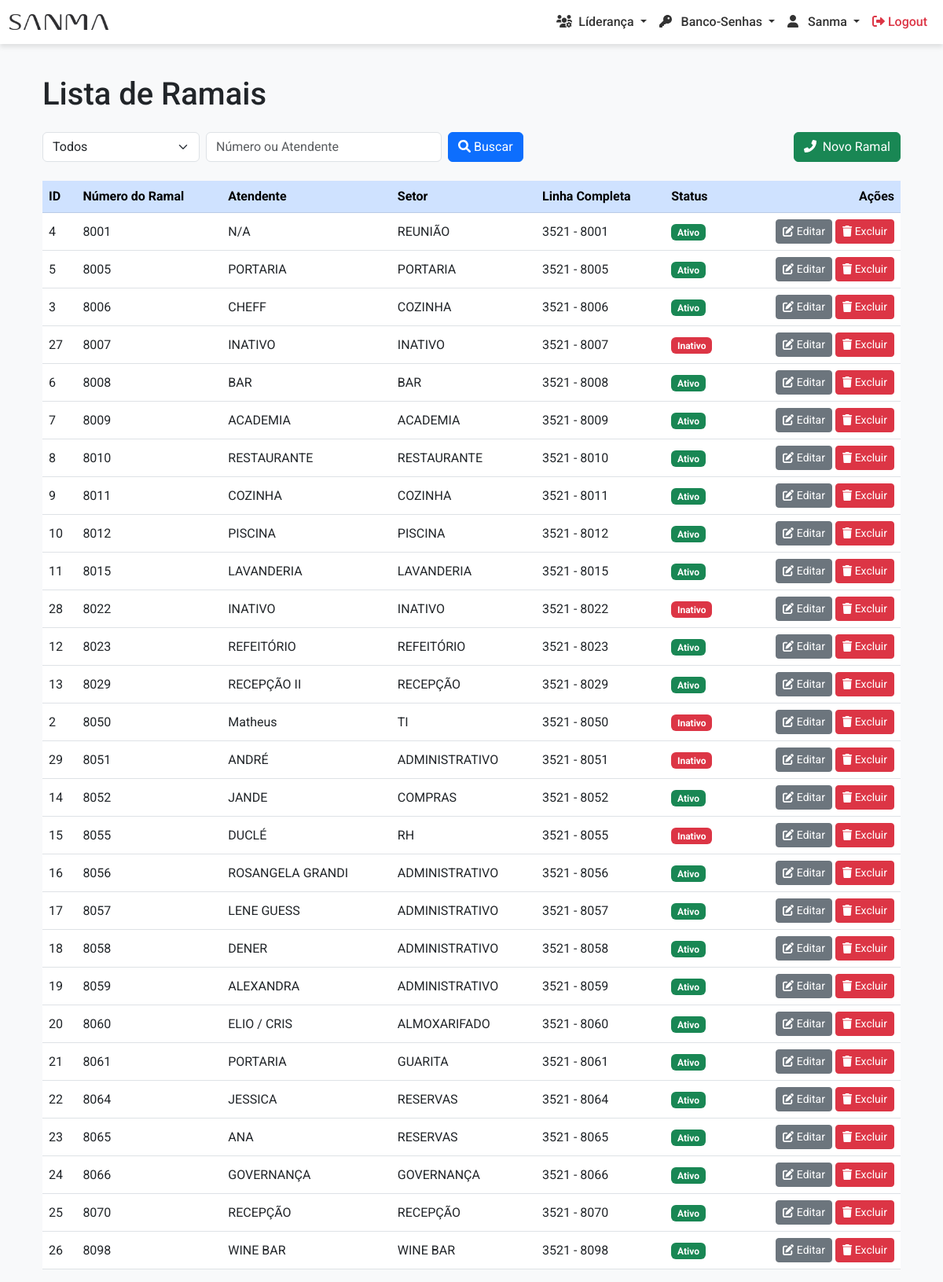
/ramais/ (signed in), run on the app's committed database.
### ramais/models.py (models this page shows, shortened)
class Ramal(models.Model):
    numero_ramal = models.CharField(max_length=10, unique=True)
    linha_completa = models.CharField(max_length=20)
    grupo = models.ForeignKey(Group, on_delete=models.CASCADE, related_name='ramais')
    atendente = models.CharField(max_length=100)
    ativo = models.BooleanField(default=True)  # Novo campo 'ativo', padrão é True (ativo)

### ramais/views.py (the view)
# urls.py: path('', views.listar_ramais, name='listar_ramais'),
@login_required
def listar_ramais(request):
    status = request.GET.get('status', 'todos')  # Default 'todos'
    search = request.GET.get('search', '')
    ramais = Ramal.objects.all()
    if status != 'todos':
        if status == 'ativos':
            ramais = ramais.filter(ativo=True)
        elif status == 'inativos':
            ramais = ramais.filter(ativo=False)
    if search:
        ramais = ramais.filter(
            Q(numero_ramal__icontains=search) | Q(atendente__icontains=search)
        )
    ramais = ramais.order_by('numero_ramal')
    return render(request, 'ramais/listar_ramais.html', {'ramais': ramais})

### templates/ramais/listar_ramais.html (shortened to what this page needs)
{% extends 'core/base.html' %}
{% load static %}
{% block content %}
<div class="container mt-4">
    <h1 class="mb-4">Lista de Ramais</h1>
    <form method="get" action="{% url 'listar_ramais' %}" class="d-flex flex-wrap align-items-center mb-4">
        <div class="d-flex align-items-center flex-grow-1">
            <select name="status" id="status" class="form-select me-2" style="width: 200px;" onchange="this.form.submit()">
                <option value="todos" {% if request.GET.status == "todos" %}selected{% endif %}>Todos</option>
            </select>
            <input type="text" name="search" placeholder="Número ou Atendente" value="{{ request.GET.search }}" class="form-control me-2" style="width: 300px;" />
            <button type="submit" class="btn btn-primary">
                <i class="fas fa-search me-1"></i>Buscar
            </button>
        </div>
        <div class="ms-auto">
            <a href="{% url 'adicionar_ramal' %}" class="btn btn-success">
                <i class="fas fa-phone-alt me-1"></i> Novo Ramal
            </a>
        </div>
    </form>
    <div class="table-responsive">
        <table class="table table-hover align-middle">
            <thead class="table-primary">
                <tr>
                    <th>ID</th>
                    <th>Número do Ramal</th>
                    <th>Atendente</th>
                    <th>Setor</th>
                    <th>Linha Completa</th>
                    <th>Status</th>
                    <th scope="col" class="text-end">Ações</th>
                </tr>
            </thead>
            <tbody>
                {% for ramal in ramais %}
                <tr>
                    <td>{{ ramal.id }}</td>
                    <td>{{ ramal.numero_ramal }}</td>
                    <td>{{ ramal.atendente }}</td>
                    <td>{{ ramal.grupo.name }}</td>
                    <td>{{ ramal.linha_completa|slice:":4" }} - {{ ramal.linha_completa|slice:"4:8" }}</td>
                    <td>
                        {% if ramal.ativo %}
                            <span class="badge bg-success">Ativo</span>
                        {% else %}
                            <span class="badge bg-danger">Inativo</span>
                        {% endif %}
                    </td>
                    <td class="text-end">
                        <a href="{% url 'editar_ramal' ramal.pk %}" class="btn btn-sm btn-secondary">
                            <i class="fas fa-edit"></i> Editar
                        </a>
                        <a href="{% url 'excluir_ramal' ramal.pk %}" class="btn btn-sm btn-danger">
                            <i class="fas fa-trash"></i> Excluir
                        </a>
                    </td>
                </tr>
                {% empty %}
                <tr>
                    <td colspan="7" class="text-center">Nenhum ramal encontrado.</td>
                </tr>
                {% endfor %}
            </tbody>
        </table>
    </div>
</div>
{% endblock %}

### static/css/base.css (style rules this page uses)
body { font-family: 'Roboto', sans-serif; background-color: #f8f9fa; padding-top: 72px; }
.container { margin-top: 20px; }

### data on the page
Ramal: id "4", numero_ramal "8001", atendente "N/A", grupo.name "REUNIÃO", linha_completa "3521", linha_completa "8001", ativo "Ativo"
Ramal: id "5", numero_ramal "8005", atendente "PORTARIA", grupo.name "PORTARIA", linha_completa "3521", linha_completa "8005", ativo "Ativo"
Ramal: id "3", numero_ramal "8006", atendente "CHEFF", grupo.name "COZINHA", linha_completa "3521", linha_completa "8006", ativo "Ativo"
Ramal: id "27", numero_ramal "8007", atendente "INATIVO", grupo.name "INATIVO", linha_completa "3521", linha_completa "8007", ativo "Inativo"
Ramal: id "6", numero_ramal "8008", atendente "BAR", grupo.name "BAR", linha_completa "3521", linha_completa "8008", ativo "Ativo"
Ramal: id "7", numero_ramal "8009", atendente "ACADEMIA", grupo.name "ACADEMIA", linha_completa "3521", linha_completa "8009", ativo "Ativo"
Ramal: id "8", numero_ramal "8010", atendente "RESTAURANTE", grupo.name "RESTAURANTE", linha_completa "3521", linha_completa "8010", ativo "Ativo"
Ramal: id "9", numero_ramal "8011", atendente "COZINHA", grupo.name "COZINHA", linha_completa "3521", linha_completa "8011", ativo "Ativo"
Ramal: id "10", numero_ramal "8012", atendente "PISCINA", grupo.name "PISCINA", linha_completa "3521", linha_completa "8012", ativo "Ativo"
Ramal: id "11", numero_ramal "8015", atendente "LAVANDERIA", grupo.name "LAVANDERIA", linha_completa "3521", linha_completa "8015", ativo "Ativo"
Ramal: id "28", numero_ramal "8022", atendente "INATIVO", grupo.name "INATIVO", linha_completa "3521", linha_completa "8022", ativo "Inativo"
Ramal: id "12", numero_ramal "8023", atendente "REFEITÓRIO", grupo.name "REFEITÓRIO", linha_completa "3521", linha_completa "8023", ativo "Ativo"
Ramal: id "13", numero_ramal "8029", atendente "RECEPÇÃO II", grupo.name "RECEPÇÃO", linha_completa "3521", linha_completa "8029", ativo "Ativo"
Ramal: id "2", numero_ramal "8050", atendente "Matheus", grupo.name "TI", linha_completa "3521", linha_completa "8050", ativo "Inativo"
Ramal: id "29", numero_ramal "8051", atendente "ANDRÉ", grupo.name "ADMINISTRATIVO", linha_completa "3521", linha_completa "8051", ativo "Inativo"
Ramal: id "14", numero_ramal "8052", atendente "JANDE", grupo.name "COMPRAS", linha_completa "3521", linha_completa "8052", ativo "Ativo"
Ramal: id "15", numero_ramal "8055", atendente "DUCLÉ", grupo.name "RH", linha_completa "3521", linha_completa "8055", ativo "Inativo"
Ramal: id "16", numero_ramal "8056", atendente "ROSANGELA GRANDI", grupo.name "ADMINISTRATIVO", linha_completa "3521", linha_completa "8056", ativo "Ativo"
Ramal: id "17", numero_ramal "8057", atendente "LENE GUESS", grupo.name "ADMINISTRATIVO", linha_completa "3521", linha_completa "8057", ativo "Ativo"
Ramal: id "18", numero_ramal "8058", atendente "DENER", grupo.name "ADMINISTRATIVO", linha_completa "3521", linha_completa "8058", ativo "Ativo"
Ramal: id "19", numero_ramal "8059", atendente "ALEXANDRA", grupo.name "ADMINISTRATIVO", linha_completa "3521", linha_completa "8059", ativo "Ativo"
Ramal: id "20", numero_ramal "8060", atendente "ELIO / CRIS", grupo.name "ALMOXARIFADO", linha_completa "3521", linha_completa "8060", ativo "Ativo"
Ramal: id "21", numero_ramal "8061", atendente "PORTARIA", grupo.name "GUARITA", linha_completa "3521", linha_completa "8061", ativo "Ativo"
Ramal: id "22", numero_ramal "8064", atendente "JESSICA", grupo.name "RESERVAS", linha_completa "3521", linha_completa "8064", ativo "Ativo"
Ramal: id "23", numero_ramal "8065", atendente "ANA", grupo.name "RESERVAS", linha_completa "3521", linha_completa "8065", ativo "Ativo"
Ramal: id "24", numero_ramal "8066", atendente "GOVERNANÇA", grupo.name "GOVERNANÇA", linha_completa "3521", linha_completa "8066", ativo "Ativo"
Ramal: id "25", numero_ramal "8070", atendente "RECEPÇÃO", grupo.name "RECEPÇÃO", linha_completa "3521", linha_completa "8070", ativo "Ativo"
Ramal: id "26", numero_ramal "8098", atendente "WINE BAR", grupo.name "WINE BAR", linha_completa "3521", linha_completa "8098", ativo "Ativo"
